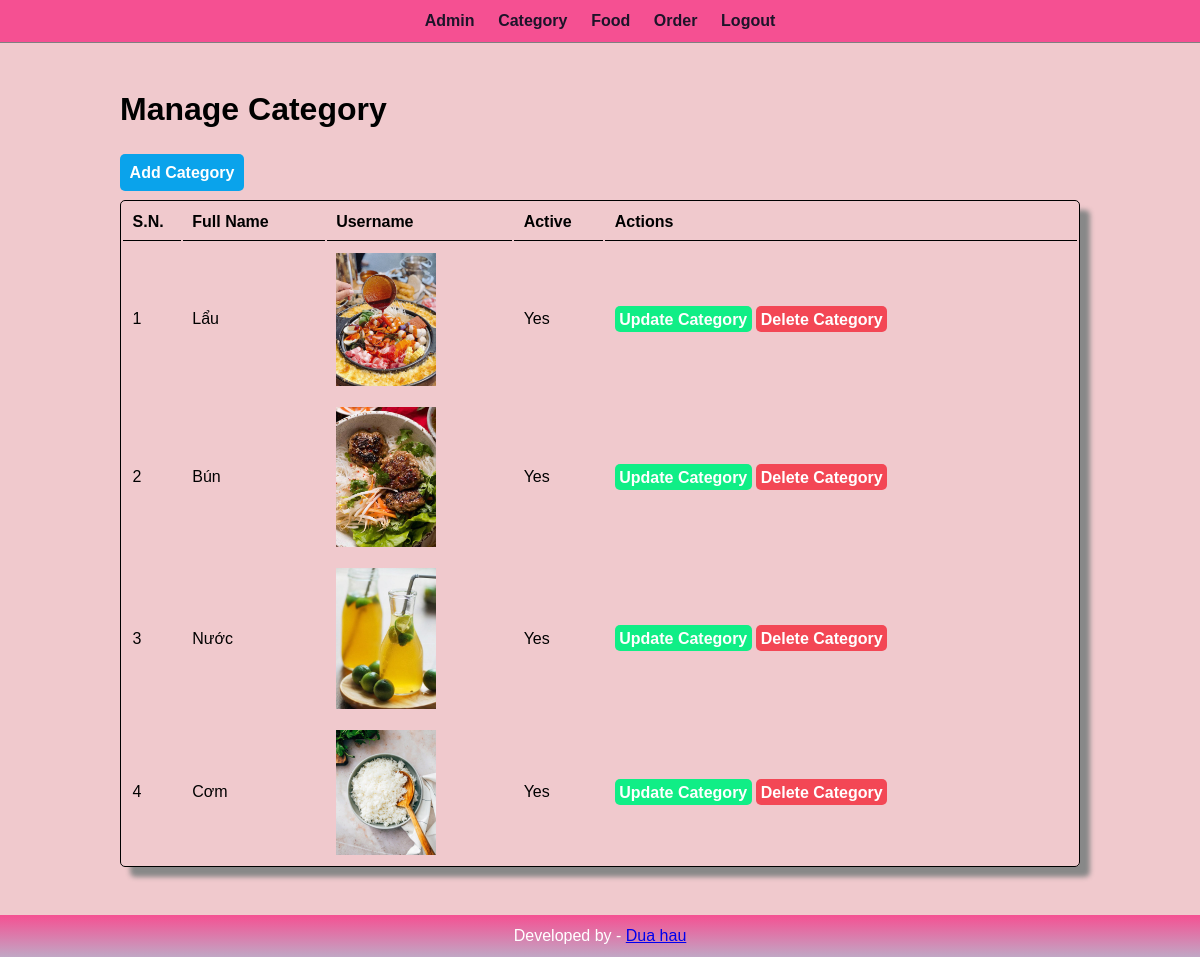
The app's page /admin/manage-category.php (signed in) with its own data.
### tables this page shows
CREATE TABLE `tbl_category` (
  `id` int(10) UNSIGNED NOT NULL,
  `title` varchar(100) NOT NULL,
  `image_name` varchar(255) NOT NULL,
  `featured` varchar(10) NOT NULL,
  `active` varchar(10) NOT NULL
);

### admin/manage-category.php (the view, shortened to what this page needs)
<?php include('partials/menu.php');?>
<div class="main-content">
    <div class="wrapper">
        <h1>Manage Category</h1>
        <br/>  <br/>
            <a href="<?php echo SITEURL; ?>admin/add-category.php" class="btn-primary" >Add Category</a>
                <br/>   <br/>
                <table class="tbl-full">
                    <tr>
                        <th>S.N.</th>
                        <th>Full Name</th>
                        <th>Username</th>
                        <th>Active</th>
                        <th>Actions</th>
                    </tr>
                    <?php
                        $sql = "SELECT * FROM tbl_category";
                        $res = mysqli_query($conn, $sql);
                        $count = mysqli_num_rows($res);
                        $sn=1;
                        if($count>0)
                        {
                            while($row=mysqli_fetch_assoc($res))
                            {
                                $id = $row['id'];
                                $title = $row['title'];
                                $image_name = $row['image_name'];
                                $active = $row['active'];
                                ?>
                                    <tr>
                                        <td><?php echo $sn++; ?></td>
                                        <td><?php echo $title; ?></td>
                                        <td>
                                            <?php
                                                if($image_name=="")
                                                {
                                                    echo "<div class='error'>Image not Added.</div>";
                                                }
                                                else
                                                {
                                                    ?>
                                                    <img src="<?php echo SITEURL; ?>images/category/<?php echo $image_name; ?>" width="100px">
                                                    <?php
                                                }
                                            ?>
                                        </td>
                                        <td><?php echo $active; ?></td>
                                        <td>
                                            <a href="<?php echo SITEURL; ?>admin/update-category.php?id=<?php echo $id; ?>" class="btn-secondary">Update Category</a>
                                            <a href="<?php echo SITEURL; ?>admin/delete-category.php?id=<?php echo $id; ?>&image_name=<?php echo $image_name; ?>" class="btn-danger">Delete Category</a>
                                        </td>
                                     </tr>
                                <?php
                            }
                        }
                        else
                        {
                            echo "<tr> <td colspan='7' class='error'> category not Added Yet.</td> </tr>";
                        }
                    ?>
        </table>
    </div>
</div>
<?php include('partials/footer.php');?>

### css/Admin.css (style rules this page uses)
* { margin: 0; padding: 0; font-family: Arial, Helvetica, sans-serif; }
.wrapper { padding: 1%; width:80%; margin: 0 auto; }
.tbl-full { width: 100%; }
table { border: 1px solid black; border-radius: 5px 5px 5px 5px; box-shadow: 10px 10px 5px #888888; }
table tr th { border-bottom: 1px solid black; padding: 1%; text-align: left; }
table tr td { padding: 1%; }
.btn-primary { background-color: rgb(10, 163, 235); padding: 1%; color: white; text-decoration: none; font-weight: bold; border-radius: 5px 5px 5px 5px; }
.btn-secondary { background-color: rgb(16, 238, 134); padding: 1%; color: white; text-decoration: none; font-weight: bold; border-radius: 5px 5px 5px 5px; }
.btn-danger { background-color: rgb(243, 71, 85); padding: 1%; color: white; text-decoration: none; font-weight: bold; border-radius: 5px 5px 5px 5px; }
.main-content { background-color:rgb(240, 201, 205); padding: 3% 0; }

### records on screen
tbl_category: title "Lẩu", image_name (picture), active "Yes"
tbl_category: title "Bún", image_name (picture), active "Yes"
tbl_category: title "Nước", image_name (picture), active "Yes"
tbl_category: title "Cơm", image_name (picture), active "Yes"
